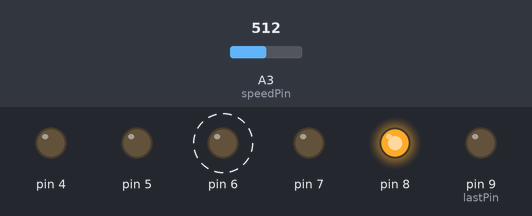
The sketch below on a simulated Arduino Uno, built with avr-gcc and run on an emulated ATmega328P. Shown: output pins drawn as LEDs (lit = HIGH). Dashed ring = blinking. Inputs (shaded band) come from the test bench; at power-on: A3 (speedPin) = 512. Pins used as bus, display or sensor lines are not drawn.

Above: at 1.4 s.
3.2 s: A3 (speedPin) set to 122
At 3.46 s:
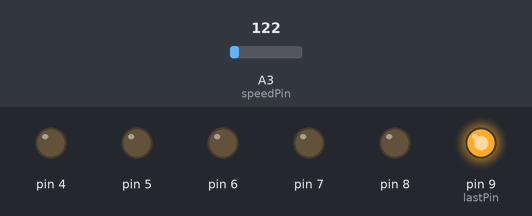
6.7 s: A3 (speedPin) set to 0
At 7.34 s:
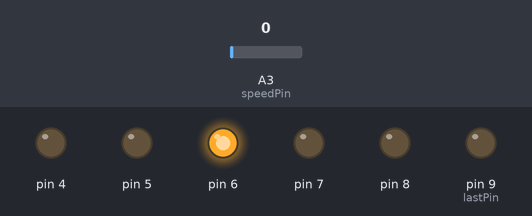
10.2 s: A3 (speedPin) set to 306
At 10.75 s:
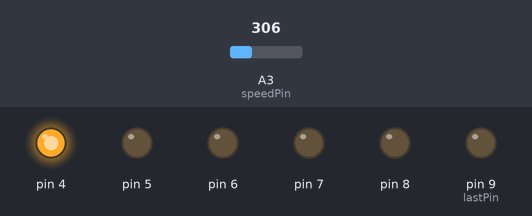
Timing chart, 0 to 19.7 s (numbered marks = the images above; inputs shaded):
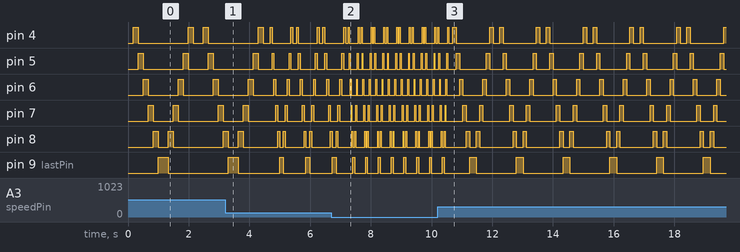

The sketch:

Knight_rider.ino
```cpp
/*
  Knight rider running lights by Umar Sear

  lights run back and forth in sequence with the speed controlled by a potentiometer

 */

int delay_between = 75;
int firstPin=3;
int lastPin=9;
int speedPin=A3;


void setup() {
  // initialize digital pins as an output for LED's.
  for (int i=firstPin;i<lastPin+1;i++){
    pinMode(i,OUTPUT);
  }
  // initialize analogue input pin for potentiometer
  pinMode(speedPin, INPUT);
}

// turn off all leds
void all_off() {
  for (int i=firstPin;i<(lastPin+1);i++) {
    digitalWrite(i,LOW);
  }
}

void loop() {
  //read the potentiometer value;
  int pot = analogRead(speedPin);

  // map the value to a range from 30 to 300 for the running light speed;
  int mapped=map(pot,0,1023,30,300);

  // set the delay to the mapped value;
  delay_between=mapped;

  // run LED's forward;
  for (int i=firstPin;i<(lastPin+1);i++) {
    all_off();
    digitalWrite(i, HIGH);
    delay(delay_between);
  }

  // run LED's backwards;
  for (int i=lastPin;i>(firstPin-1);i--) {
    all_off();
    digitalWrite(i, HIGH);
    delay(delay_between);
  }

}
```
